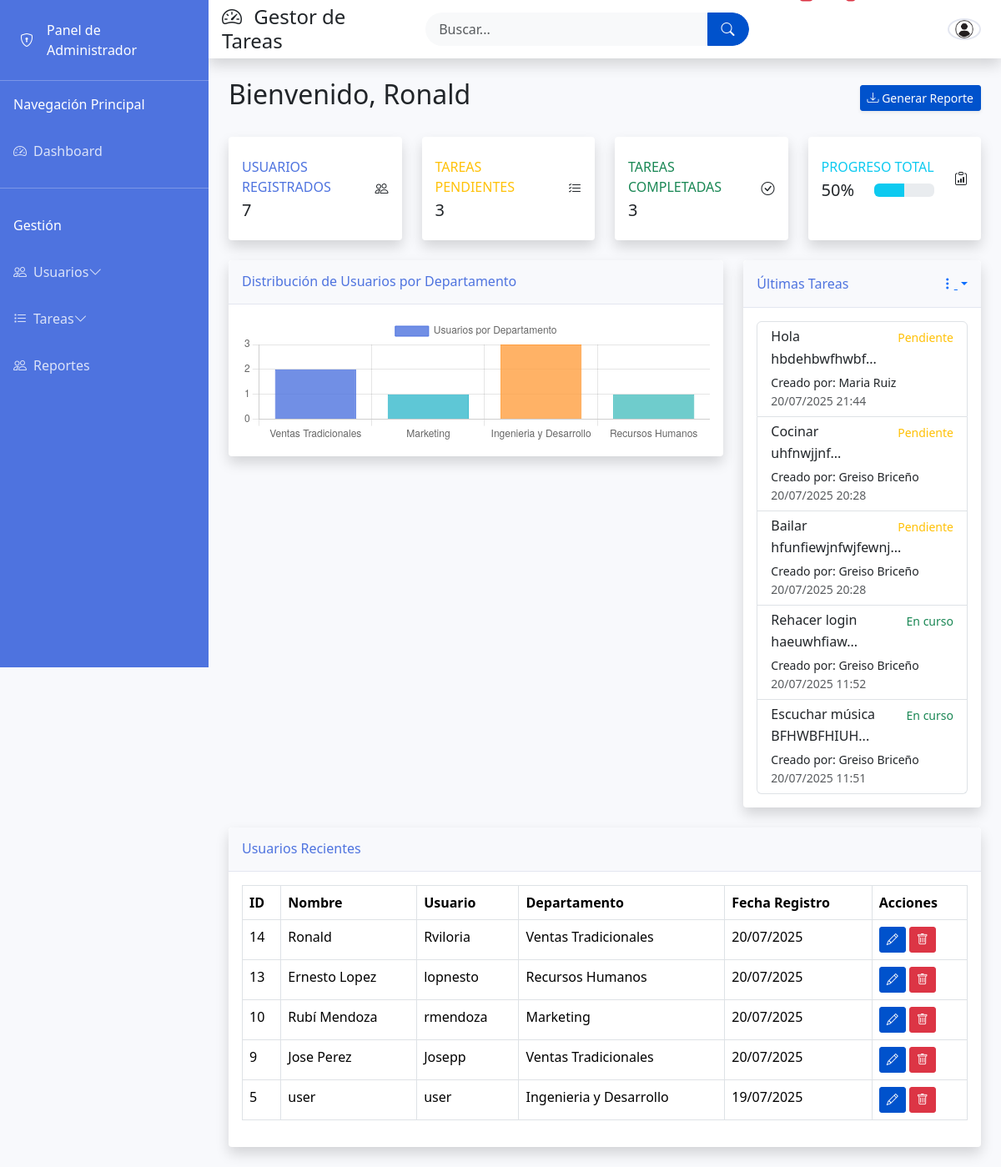
Before: /panel_control.php (signed in) with the older database file.
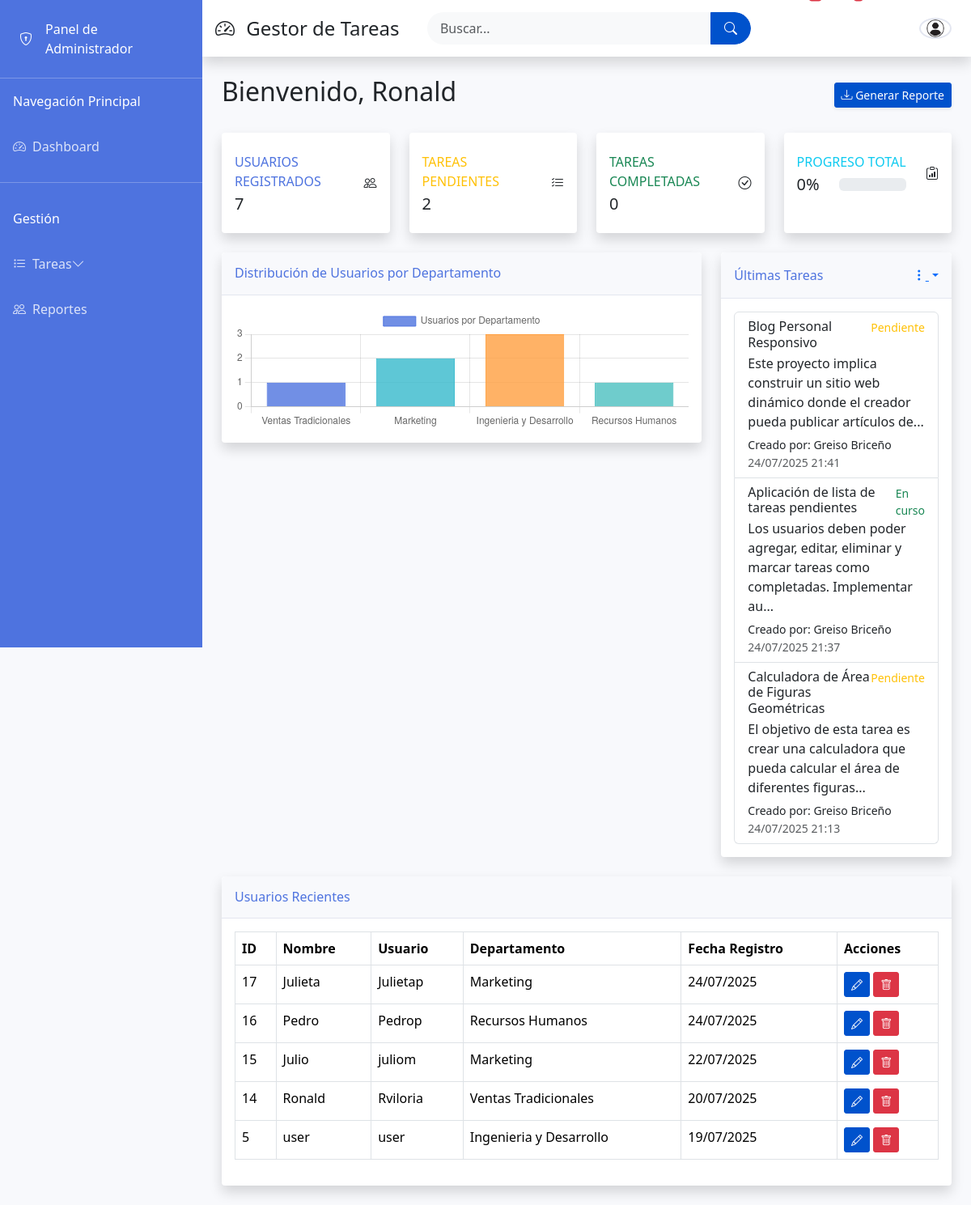
After: the same page with the newer database file.
### tables this page shows
CREATE TABLE `tareas` (
  `id_tarea` int(11) NOT NULL,
  `id_usuario` int(11) NOT NULL,
  `id_usuario_asignado` int(11) NOT NULL,
  `titulo` varchar(255) NOT NULL,
  `categoria` text NOT NULL,
  `descripcion` text,
  `herramientas` text,
  `id_estatus` int(11) NOT NULL,
  `fecha_creacion` datetime DEFAULT CURRENT_TIMESTAMP,
  `fecha_actualizacion` datetime DEFAULT NULL ON UPDATE CURRENT_TIMESTAMP,
  `fecha_finalizacion` datetime DEFAULT NULL,
  `prioridad` varchar(255) NOT NULL
);

CREATE TABLE `estatus` (
  `id_estatus` int(11) NOT NULL,
  `nombre` varchar(50) NOT NULL
);

CREATE TABLE `usuarios` (
  `id_usuario` int(11) NOT NULL,
  `nombre` varchar(100) NOT NULL,
  `usuario` varchar(50) NOT NULL,
  `contraseña` varchar(255) NOT NULL,
  `email` varchar(255) NOT NULL,
  `telefono` int(11) NOT NULL,
  `id_departamento` int(11) DEFAULT NULL,
  `id_cargo` int(11) DEFAULT NULL,
  `id_rol` int(11) DEFAULT NULL,
  `fecha_registro` datetime DEFAULT CURRENT_TIMESTAMP
);

CREATE TABLE `departamentos` (
  `id_departamento` int(11) NOT NULL,
  `nombre` varchar(100) NOT NULL
);

### auth.php (called while the page is built, shortened)
<?php
function esAdmin() {
    return ($_SESSION['id_rol'] ?? 0) == 1;
}
?>

### panel_control.php (the view, shortened to what the changed rows need)
<?php
require_once 'auth.php';
require_once 'config.php';
include 'header.php';
$stats = [
    'total_usuarios' => $conexion->query("SELECT COUNT(*) FROM usuarios")->fetch_row()[0],
    'tareas_pendientes' => $conexion->query("SELECT COUNT(*) FROM tareas WHERE id_estatus = 1")->fetch_row()[0],
    'tareas_completadas' => $conexion->query("SELECT COUNT(*) FROM tareas WHERE id_estatus = 3")->fetch_row()[0]
];
?>
<div class="container-fluid">
    <div class="d-sm-flex align-items-center justify-content-between mb-4">
        <h2>Bienvenido, <?php echo htmlspecialchars($_SESSION['nombre']); ?></h2>
    </div>
    <div class="row">
        <div class="col-xl-3 col-md-6 mb-4">
            <div class="card border-left-warning shadow h-100 py-2">
                <div class="card-body">
                    <div class="row no-gutters align-items-center">
                        <div class="col mr-2">
                            <div class="text-xs font-weight-bold text-warning text-uppercase mb-1">
                                Tareas Pendientes</div>
                            <div class="h5 mb-0 font-weight-bold text-gray-800"><?= $stats['tareas_pendientes'] ?></div>
                        </div>
                    </div>
                </div>
            </div>
        </div>
        <div class="col-xl-3 col-md-6 mb-4">
            <div class="card border-left-success shadow h-100 py-2">
                <div class="card-body">
                    <div class="row no-gutters align-items-center">
                        <div class="col mr-2">
                            <div class="text-xs font-weight-bold text-success text-uppercase mb-1">
                                Tareas Completadas</div>
                            <div class="h5 mb-0 font-weight-bold text-gray-800"><?= $stats['tareas_completadas'] ?></div>
                        </div>
                    </div>
                </div>
            </div>
        </div>
        <div class="col-xl-3 col-md-6 mb-4">
            <div class="card border-left-info shadow h-100 py-2">
                <div class="card-body">
                    <div class="row no-gutters align-items-center">
                        <div class="col mr-2">
                            <div class="row no-gutters align-items-center">
                                <div class="col-auto">
                                    <div class="h5 mb-0 mr-3 font-weight-bold text-gray-800">
                                        <?php
                                        $total_tareas = $stats['tareas_pendientes'] + $stats['tareas_completadas'];
                                        $progreso = ($total_tareas > 0) ? round(($stats['tareas_completadas'] / $total_tareas) * 100) : 0;
                                        echo $progreso . '%';
                                        ?>
                                    </div>
                                </div>
                                <div class="col">
                                    <div class="progress progress-sm mr-2">
                                        <div class="progress-bar bg-info" role="progressbar"
                                             style="width: <?= $progreso ?>%"
                                             aria-valuenow="<?= $progreso ?>"
                                             aria-valuemin="0"
                                             aria-valuemax="100"></div>
                                    </div>
                                </div>
                            </div>
                        </div>
                    </div>
                </div>
            </div>
        </div>
    </div>
    <div class="row">
        <div class="col-xl-8 col-lg-7">
            <div class="card shadow mb-4">
                <div class="card-body">
                    <div class="chart-bar">
                        <canvas id="usuariosDepartamentoChart"></canvas>
                    </div>
                </div>
            </div>
        </div>
        <div class="col-xl-4 col-lg-5">
            <?php include 'ultimas_tareas.php'; ?>
        </div>
    </div>
    <div class="row">
        <div class="col-12">
            <div class="card shadow mb-4">
                <div class="card-body">
                    <div class="table-responsive">
                        <table class="table table-bordered" id="dataTable" width="100%" cellspacing="0">
                            <thead>
                                <tr>
                                    <th>ID</th>
                                    <th>Nombre</th>
                                    <th>Usuario</th>
                                    <th>Departamento</th>
                                    <th>Fecha Registro</th>
                                    <th>Acciones</th>
                                </tr>
                            </thead>
                            <tbody>
                                <?php
                                $usuarios = $conexion->query("
                                    SELECT u.id_usuario, u.nombre, u.usuario, u.fecha_registro, d.nombre as departamento
                                    FROM usuarios u
                                    LEFT JOIN departamentos d ON u.id_departamento = d.id_departamento
                                    ORDER BY u.fecha_registro DESC
                                    LIMIT 5
                                ");
                                while ($usuario = $usuarios->fetch_assoc()):
                                ?>
                                <tr>
                                    <td><?= $usuario['id_usuario'] ?></td>
                                    <td><?= htmlspecialchars($usuario['nombre']) ?></td>
                                    <td><?= htmlspecialchars($usuario['usuario']) ?></td>
                                    <td><?= htmlspecialchars($usuario['departamento']) ?></td>
                                    <td><?= date('d/m/Y', strtotime($usuario['fecha_registro'])) ?></td>
                                    <td>
                                        <a href="usuarios/editar.php?id=<?= $usuario['id_usuario'] ?>" class="btn btn-sm btn-primary">
                                            <i class="bi bi-pencil"></i>
                                        </a>
                                        <a href="usuarios/eliminar.php?id=<?= $usuario['id_usuario'] ?>" class="btn btn-sm btn-danger">
                                            <i class="bi bi-trash"></i>
                                        </a>
                                    </td>
                                </tr>
                                <?php endwhile; ?>
                            </tbody>
                        </table>
                    </div>
                </div>
            </div>
        </div>
    </div>
</div>
<?php include 'footer.php'; ?>

### sidebar.php (shortened to what the changed rows need)
<div class="sidebar bg-primary text-white">
    <div class="nav-items-container">
        <ul class="navbar-nav">
            <?php if (esAdmin()): ?>
            <li class="nav-item">
                <a class="nav-link collapsed" href="#" data-bs-toggle="collapse" data-bs-target="#collapseUsuarios" aria-expanded="false">
                    <i class="bi bi-people"></i>
                    <span>Usuarios</span>
                    <i class="bi bi-chevron-down float-end"></i>
                </a>
            </li>
            <?php endif; ?>
        </ul>
    </div>
</div>

### ultimas_tareas.php (shortened to what the changed rows need)
<div class="card shadow mb-4">
    <div class="card-body">
        <?php
        $query = $conexion->query("
            SELECT t.id_tarea, t.titulo, t.descripcion, t.fecha_creacion,
                   u.nombre as creador, e.nombre as estado
            FROM tareas t
            JOIN usuarios u ON t.id_usuario = u.id_usuario
            JOIN estatus e ON t.id_estatus = e.id_estatus
            ORDER BY t.fecha_creacion DESC
            LIMIT 5
        ");
        if ($query && $query->num_rows > 0): ?>
            <div class="list-group">
                <?php while ($tarea = $query->fetch_assoc()): ?>
                    <a href="ver.php?id=<?= $tarea['id_tarea'] ?>" class="list-group-item list-group-item-action">
                        <div class="d-flex w-100 justify-content-between">
                            <h6 class="mb-1"><?= htmlspecialchars($tarea['titulo']) ?></h6>
                            <small class="text-<?=
                                $tarea['estado'] == 'Pendiente' ? 'warning' :
                                ($tarea['estado'] == 'En progreso' ? 'primary' : 'success')
                            ?>"><?= $tarea['estado'] ?></small>
                        </div>
                        <p class="mb-1"><?= htmlspecialchars(substr($tarea['descripcion'], 0, 100)) ?>...</p>
                        <small>Creado por: <?= htmlspecialchars($tarea['creador']) ?></small>
                        <small class="d-block text-muted"><?= date('d/m/Y H:i', strtotime($tarea['fecha_creacion'])) ?></small>
                    </a>
                <?php endwhile; ?>
            </div>
        <?php else: ?>
            <div class="alert alert-info">No hay tareas recientes</div>
        <?php endif; ?>
    </div>
</div>

Changed rows visible on the page:
removed tareas: titulo "Hola", id_estatus.nombre "Pendiente", descripcion "hbdehbwfhwbf", id_usuario.nombre "Maria Ruiz", fecha_creacion "20/07/2025 21:44"
removed tareas: titulo "Cocinar", id_estatus.nombre "Pendiente", descripcion "uhfnwjjnf", id_usuario.nombre "Greiso Briceño", fecha_creacion "20/07/2025 20:28"
removed tareas: titulo "Bailar", id_estatus.nombre "Pendiente", descripcion "hfunfiewjnfwjfewnj", id_usuario.nombre "Greiso Briceño", fecha_creacion "20/07/2025 20:28"
removed tareas: titulo "Rehacer login", id_estatus.nombre "En curso", descripcion "haeuwhfiaw", id_usuario.nombre "Greiso Briceño", fecha_creacion "20/07/2025 11:52"
removed tareas: titulo "Escuchar música", id_estatus.nombre "En curso", descripcion "BFHWBFHIUH", id_usuario.nombre "Greiso Briceño", fecha_creacion "20/07/2025 11:51"
removed usuarios: id_usuario "13", nombre "Ernesto Lopez", usuario "lopnesto", id_departamento.nombre "Recursos Humanos", fecha_registro "20/07/2025"
removed usuarios: id_usuario "10", nombre "Rubí Mendoza", usuario "rmendoza", id_departamento.nombre "Marketing", fecha_registro "20/07/2025"
removed usuarios: id_usuario "9", nombre "Jose Perez", usuario "Josepp", id_departamento.nombre "Ventas Tradicionales", fecha_registro "20/07/2025"
added tareas: titulo "Blog Personal Responsivo", id_estatus.nombre "Pendiente", descripcion "Este proyecto implica construir un sitio web dinámico donde el creador pueda publicar artículos de", id_usuario.nombre "Greiso Briceño", fecha_creacion "24/07/2025 21:41"
added tareas: titulo "Aplicación de lista de tareas pendientes", id_estatus.nombre "En curso", descripcion "Los usuarios deben poder agregar, editar, eliminar y marcar tareas como completadas. Implementar au", id_usuario.nombre "Greiso Briceño", fecha_creacion "24/07/2025 21:37"
added tareas: titulo "Calculadora de Área de Figuras Geométricas", id_estatus.nombre "Pendiente", descripcion "El objetivo de esta tarea es crear una calculadora que pueda calcular el área de diferentes figuras", id_usuario.nombre "Greiso Briceño", fecha_creacion "24/07/2025 21:13"
added usuarios: id_usuario "17", nombre "Julieta", usuario "Julietap", id_departamento.nombre "Marketing", fecha_registro "24/07/2025"
added usuarios: id_usuario "16", nombre "Pedro", usuario "Pedrop", id_departamento.nombre "Recursos Humanos", fecha_registro "24/07/2025"
added usuarios: id_usuario "15", nombre "Julio", usuario "juliom", id_departamento.nombre "Marketing", fecha_registro "22/07/2025"
Other visible differences:
$stats['tareas_pendientes']: "3" → "2"
$stats['tareas_completadas']: "3" → "0"
$progreso: "50" → "0"
chart data {{ json_encode(array_column($usuarios_por_depto, 'total')) }}: ["2","1","3","1"] → ["1","2","3","1"]
text no longer shown: "Usuarios"
